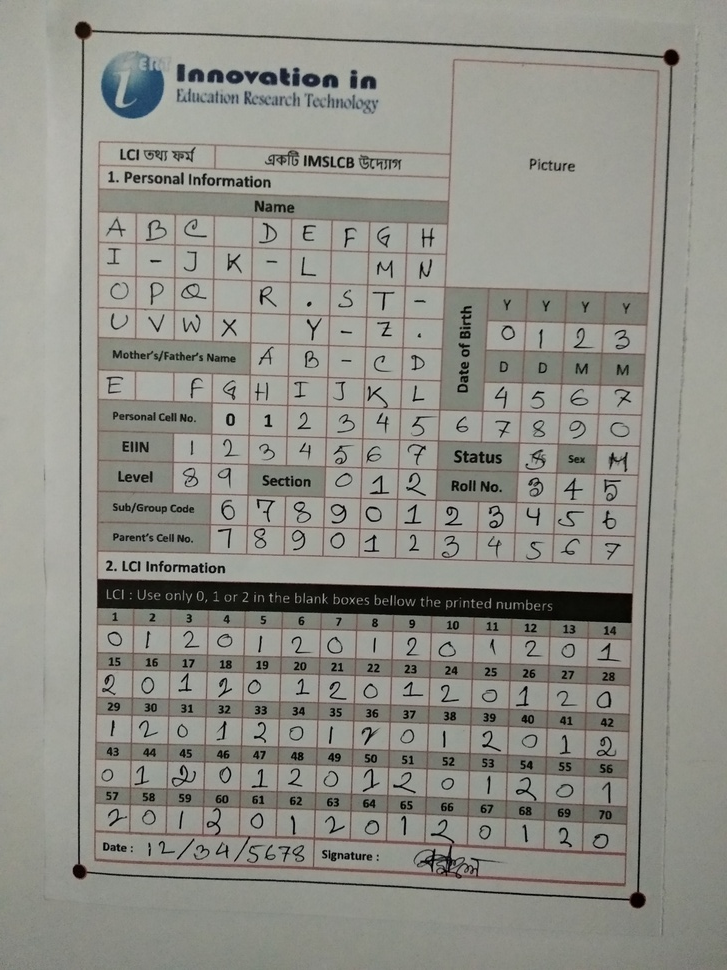
#> input picture Experiments/AI Api/Automatic Cropping/document-scanner/images/44.jpg, 727 x 970 px, shrunk from 3000 x 4000 before the run; its folder holds only this picture in this run
$ python -i Y_MakeCustomDataset.py   (imports and definitions only)
#> lines starting #> are read from the running program, lines starting #| are printed output that depends on the picture
#> further down, picture is the input picture: shape (970, 727, 3); mean B, G, R 135.8, 143, 143.4
import numpy as np
import cv2
import matplotlib.pyplot as plt
import glob
import F_FinalPreprocess
import D_Split


# [134 lines left out: functions MakeSharp, Sharpen, getArr, PreProcessMajhe, PreProcessWithoutBorder, not called in this run]

def PreProcessNormal(img):

    img = cv2.fastNlMeansDenoisingColored(img,None,10,10,7,21)

    img = cv2.cvtColor(img, cv2.COLOR_BGR2GRAY)
#> img: shape (970, 727)

    img = 255-img
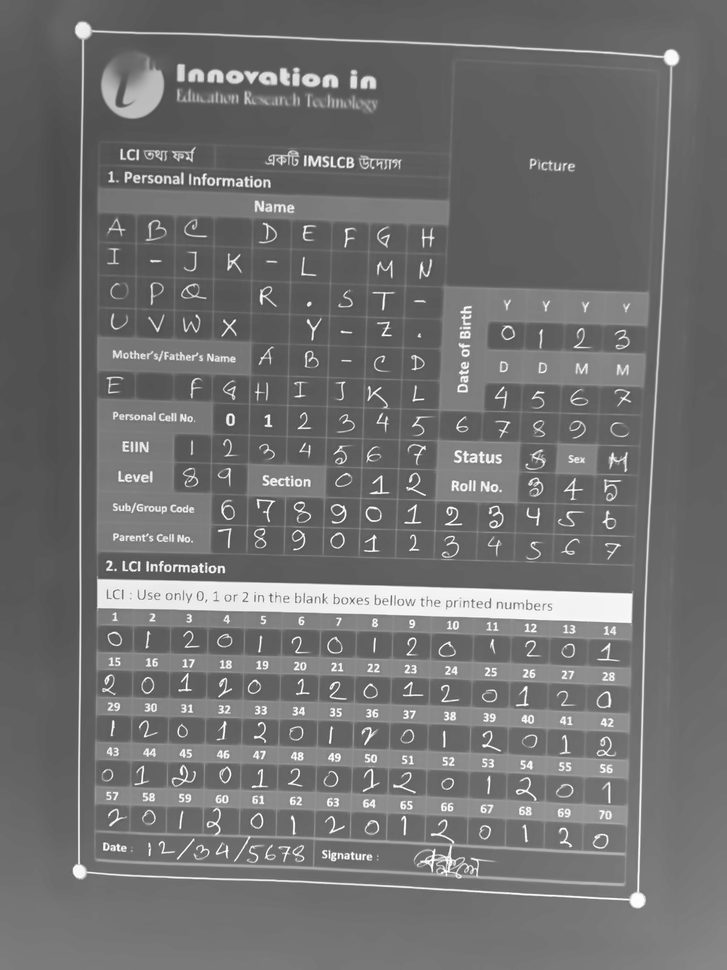
#> img: shape (970, 727); min 69, max 255, mean 112.6

#    plt.imshow(img,cmap='gray',interpolation='bicubic')
#    plt.show()

    img = cv2.resize(img, (28, 28))
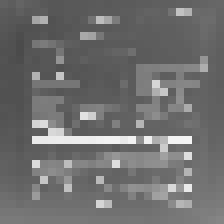
#> img: shape (28, 28) (shown 8 times larger); min 75, max 244, mean 111.3

#    plt.imshow(img,cmap='gray',interpolation='bicubic')
#    plt.show()
#
    return img


# [10 lines left out: function getFoldName, not called in this run]
#
#
##f1 = open('Datasets/Train_4.txt','w')
#f2 = open('Datasets/New/AlphaTrain_3.txt','w')
#
#for i in range(0, 29):
#
#    cnt=0
#
#    foldName = getFoldName(i)
#    print(foldName)
#    for img in glob.glob("3_Scanned/Alphabets/"+str(foldName)+"/*.jpg"):
#
#        cnt+=1
#
#        cv_img = cv2.imread(img)
#
#        height = np.size(cv_img, 0)
#        width = np.size(cv_img, 1)
#
#        cv_img = cv_img[4:height-4, 4:width-4]
#
##        cv_img = PreProcessNormal(cv_img)
##        cv_img = PreProcessWithoutBorder(cv_img)
#        cv_img = PreProcessMajhe(cv_img)
#
#
#        arr = getArr(cv_img)
##
##        if cnt>160:
##
##            for j in range(0, len(arr)):
##
##                f1.write(str(arr[j])+', ')
##                j+=1
##
##            name = i
##
##
##
##            f1.write(str(name)+'\n')
##
##
##        else:
#
#        for j in range(0, len(arr)):
#
#            f2.write(str(arr[j])+', ')
#            j+=1
#
#        name = i
#
#
#
#        f2.write(str(name)+'\n')
##
#
##f1.close()
#f2.close()

>>> import cv2
>>> picture = cv2.imread('../../Experiments/AI Api/Automatic Cropping/document-scanner/images/44.jpg')
>>> result = PreProcessNormal(picture)
